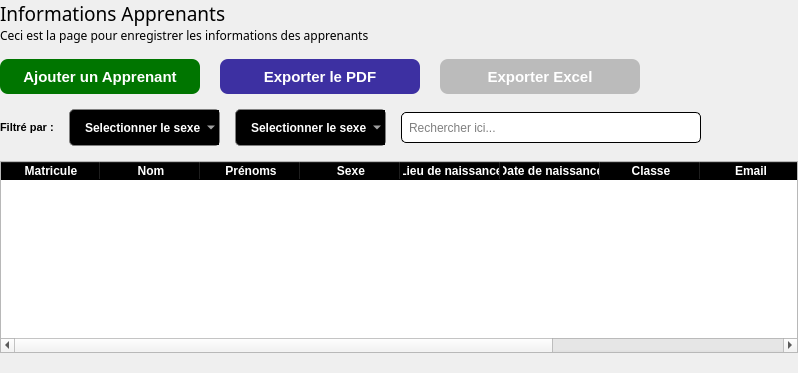
           <widget class="QWidget" name="page_3">
            <layout class="QGridLayout" name="gridLayout_4">
             <property name="leftMargin">
              <number>0</number>
             </property>
             <property name="topMargin">
              <number>0</number>
             </property>
             <property name="rightMargin">
              <number>0</number>
             </property>
             <property name="bottomMargin">
              <number>20</number>
             </property>
             <property name="horizontalSpacing">
              <number>0</number>
             </property>
             <property name="verticalSpacing">
              <number>15</number>
             </property>
             <item row="0" column="0">
              <layout class="QVBoxLayout" name="verticalLayout_17">
               <item>
                <widget class="QLabel" name="label_9">
                 <property name="font">
                  <font>
                   <family>Montserrat SemiBold</family>
                   <pointsize>14</pointsize>
                  </font>
                 </property>
                 <property name="text">
                  <string>Informations Apprenants</string>
                 </property>
                </widget>
               </item>
               <item>
                <widget class="QLabel" name="label_19">
                 <property name="font">
                  <font>
                   <family>Montserrat Medium</family>
                  </font>
                 </property>
                 <property name="text">
                  <string>Ceci est la page pour enregistrer les informations des apprenants</string>
                 </property>
                </widget>
               </item>
              </layout>
             </item>
             <item row="1" column="0">
              <layout class="QHBoxLayout" name="horizontalLayout_9">
               <item>
                <layout class="QHBoxLayout" name="horizontalLayout_7">
                 <property name="spacing">
                  <number>20</number>
                 </property>
                 <property name="leftMargin">
                  <number>0</number>
                 </property>
                 <property name="topMargin">
                  <number>0</number>
                 </property>
                 <property name="rightMargin">
                  <number>0</number>
                 </property>
                 <property name="bottomMargin">
                  <number>0</number>
                 </property>
                 <item>
                  <widget class="QPushButton" name="addStudentBtn">
                   <property name="minimumSize">
                    <size>
                     <width>200</width>
                     <height>35</height>
                    </size>
                   </property>
                   <property name="maximumSize">
                    <size>
                     <width>285</width>
                     <height>16777215</height>
                    </size>
                   </property>
                   <property name="font">
                    <font>
                     <pointsize>-1</pointsize>
                     <weight>75</weight>
                     <bold>true</bold>
                    </font>
                   </property>
                   <property name="styleSheet">
                    <string notr="true">QPushButton{
color:white;
border:none;
border-radius:8px;
font-size:15px;
	background-color: rgb(0, 117, 0);
font-weight:bold;
}</string>
                   </property>
                   <property name="text">
                    <string>Ajouter un Apprenant</string>
                   </property>
                   <property name="icon">
                    <iconset resource="resources.qrc">
                     <normaloff>:/icons/icons8-add-male-user-64.png</normaloff>:/icons/icons8-add-male-user-64.png</iconset>
                   </property>
                  </widget>
                 </item>
                 <item>
                  <widget class="QPushButton" name="exportPDF_btn">
                   <property name="minimumSize">
                    <size>
                     <width>200</width>
                     <height>35</height>
                    </size>
                   </property>
                   <property name="maximumSize">
                    <size>
                     <width>285</width>
                     <height>16777215</height>
                    </size>
                   </property>
                   <property name="font">
                    <font>
                     <pointsize>-1</pointsize>
                     <weight>75</weight>
                     <bold>true</bold>
                    </font>
                   </property>
                   <property name="styleSheet">
                    <string notr="true">QPushButton{
color:white;
border:none;
border-radius:8px;
font-size:15px;
	background-color: rgb(61, 48, 162);
font-weight:bold;
}</string>
                   </property>
                   <property name="text">
                    <string>Exporter le PDF</string>
                   </property>
                   <property name="icon">
                    <iconset resource="resources.qrc">
                     <normaloff>:/icons/pdf.png</normaloff>:/icons/pdf.png</iconset>
                   </property>
                  </widget>
                 </item>
                 <item>
                  <widget class="QPushButton" name="exportExcel_btn">
                   <property name="minimumSize">
                    <size>
                     <width>200</width>
                     <height>35</height>
                    </size>
                   </property>
                   <property name="maximumSize">
                    <size>
                     <width>285</width>
                     <height>16777215</height>
                    </size>
                   </property>
                   <property name="font">
                    <font>
                     <pointsize>-1</pointsize>
                     <weight>75</weight>
                     <bold>true</bold>
                    </font>
                   </property>
                   <property name="styleSheet">
                    <string notr="true">QPushButton{
color:white;
border:none;
border-radius:8px;
font-size:15px;
	background-color: rgb(187, 187, 187);
font-weight:bold;
}</string>
                   </property>
                   <property name="text">
                    <string>Exporter Excel</string>
                   </property>
                   <property name="icon">
                    <iconset resource="resources.qrc">
                     <normaloff>:/icons/excel.png</normaloff>:/icons/excel.png</iconset>
                   </property>
                  </widget>
                 </item>
                </layout>
               </item>
               <item>
                <spacer name="horizontalSpacer_4">
                 <property name="orientation">
                  <enum>Qt::Horizontal</enum>
                 </property>
                 <property name="sizeHint" stdset="0">
                  <size>
                   <width>158</width>
                   <height>20</height>
                  </size>
                 </property>
                </spacer>
               </item>
              </layout>
             </item>
             <item row="2" column="0">
              <layout class="QHBoxLayout" name="horizontalLayout_10">
               <item>
                <layout class="QHBoxLayout" name="horizontalLayout_8">
                 <property name="spacing">
                  <number>15</number>
                 </property>
                 <item>
                  <widget class="QLabel" name="label_22">
                   <property name="maximumSize">
                    <size>
                     <width>70</width>
                     <height>16777215</height>
                    </size>
                   </property>
                   <property name="font">
                    <font>
                     <pointsize>8</pointsize>
                     <weight>75</weight>
                     <bold>true</bold>
                    </font>
                   </property>
                   <property name="text">
                    <string>Filtré par :</string>
                   </property>
                  </widget>
                 </item>
                 <item>
                  <widget class="QComboBox" name="filterGender_comboBox">
                   <property name="maximumSize">
                    <size>
                     <width>170</width>
                     <height>16777215</height>
                    </size>
                   </property>
                   <property name="styleSheet">
                    <string notr="true">QComboBox{
border: 1px solid gray;
border-radius: 5px;
height:35px;
padding-left:15px;
color:white;
background-color: black;
selection-background-color: rgb(176, 94, 255);
font-weight:bold;
}</string>
                   </property>
                   <item>
                    <property name="text">
                     <string>Selectionner le sexe</string>
                    </property>
                   </item>
                   <item>
                    <property name="text">
                     <string>Féminin</string>
                    </property>
                   </item>
                   <item>
                    <property name="text">
                     <string>Masculin</string>
                    </property>
                   </item>
                  </widget>
                 </item>
                 <item>
                  <widget class="QComboBox" name="filterClass_comboBox">
                   <property name="maximumSize">
                    <size>
                     <width>185</width>
                     <height>16777215</height>
                    </size>
                   </property>
                   <property name="styleSheet">
                    <string notr="true">QComboBox{
border: 1px solid gray;
border-radius: 5px;
height:35px;
padding-left:15px;
color:white;
background-color: black;
selection-background-color: rgb(176, 94, 255);
font-weight:bold;
}</string>
                   </property>
                   <item>
                    <property name="text">
                     <string>Selectionner le sexe</string>
                    </property>
                   </item>
                  </widget>
                 </item>
                 <item>
                  <widget class="QLineEdit" name="searchStudent_lineEdit">
                   <property name="minimumSize">
                    <size>
                     <width>300</width>
                     <height>0</height>
                    </size>
                   </property>
                   <property name="maximumSize">
                    <size>
                     <width>16777215</width>
                     <height>31</height>
                    </size>
                   </property>
                   <property name="font">
                    <font>
                     <pointsize>9</pointsize>
                     <strikeout>false</strikeout>
                    </font>
                   </property>
                   <property name="styleSheet">
                    <string notr="true">QLineEdit{
	border:1px solid black;
	border-radius:5px;
	padding:5px;
    
}</string>
                   </property>
                   <property name="text">
                    <string/>
                   </property>
                   <property name="placeholderText">
                    <string>Rechercher ici...</string>
                   </property>
                  </widget>
                 </item>
                </layout>
               </item>
               <item>
                <spacer name="horizontalSpacer_5">
                 <property name="orientation">
                  <enum>Qt::Horizontal</enum>
                 </property>
                 <property name="sizeHint" stdset="0">
                  <size>
                   <width>18</width>
                   <height>20</height>
                  </size>
                 </property>
                </spacer>
               </item>
              </layout>
             </item>
             <item row="3" column="0">
              <widget class="QTableWidget" name="tableWidget">
               <property name="minimumSize">
                <size>
                 <width>500</width>
                 <height>0</height>
                </size>
               </property>
               <property name="styleSheet">
                <string notr="true">QHeaderView:section{
font-weight:bold;
background-color:black;
color:white;}</string>
               </property>
               <column>
                <property name="text">
                 <string>Matricule</string>
                </property>
               </column>
               <column>
                <property name="text">
                 <string>Nom</string>
                </property>
               </column>
               <column>
                <property name="text">
                 <string>Prénoms</string>
                </property>
               </column>
               <column>
                <property name="text">
                 <string>Sexe</string>
                </property>
               </column>
               <column>
                <property name="text">
                 <string>Lieu de naissance</string>
                </property>
               </column>
               <column>
                <property name="text">
                 <string>Date de naissance</string>
                </property>
               </column>
               <column>
                <property name="text">
                 <string>Classe</string>
                </property>
               </column>
               <column>
                <property name="text">
                 <string>Email</string>
                </property>
               </column>
               <column>
                <property name="text">
                 <string>Contact</string>
                </property>
               </column>
               <column>
                <property name="text">
                 <string>Actions</string>
                </property>
               </column>
              </widget>
             </item>
            </layout>
           </widget>
